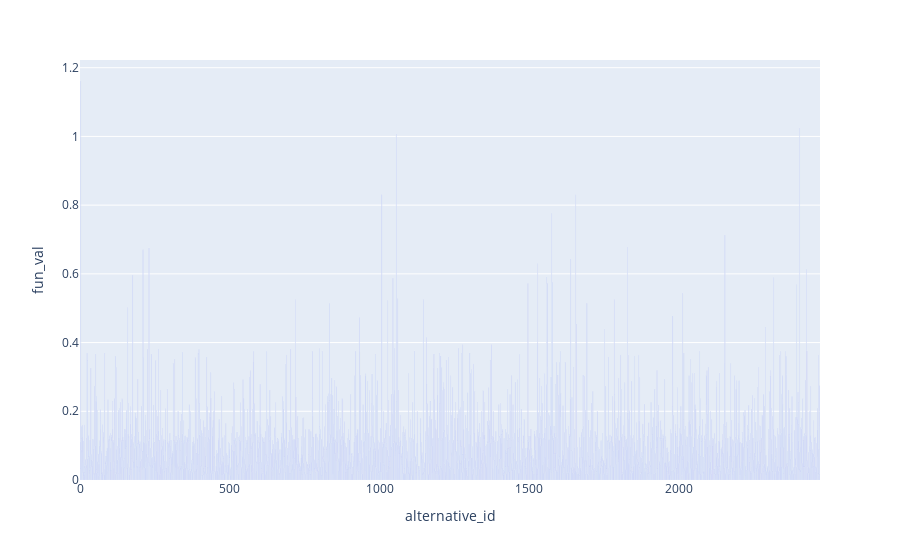

The code cell stored with this chart in its notebook:
### Code cell
fig = px.bar(data, y='fun_val', x='alternative_id', text='optimal_grade')
fig.update_traces(texttemplate='%{text:.2s}', textposition='outside')
fig.update_layout(uniformtext_minsize=8, uniformtext_mode='hide')
fig.show()

### Figure 1 — Plotly figure (JSON) as saved in the notebook; plotly's stock layout.template omitted (floating-point values rounded to 4 significant figures; data arrays with more than 128 entries replaced by an {"elided": "..."} marker saying what was removed)
{"data": [{"alignmentgroup": "True", "hovertemplate": "alternative_id=%{x}<br>fun_val=%{y}<br>optimal_grade=%{text}<extra></extra>", "legendgroup": "", "marker": {"color": "#636efa"}, "name": "", "offsetgroup": "", "orientation": "v", "showlegend": false, "text": {"elided": "2472 float values"}, "textposition": "outside", "texttemplate": "%{text:.2s}", "type": "bar", "x": {"elided": "2472 int values"}, "xaxis": "x", "y": {"elided": "2472 float values"}, "yaxis": "y"}], "layout": {"barmode": "relative", "legend": {"tracegroupgap": 0}, "margin": {"t": 60}, "uniformtext": {"minsize": 8, "mode": "hide"}, "xaxis": {"anchor": "y", "domain": [0, 1], "title": {"text": "alternative_id"}}, "yaxis": {"anchor": "x", "domain": [0, 1], "title": {"text": "fun_val"}}}}
